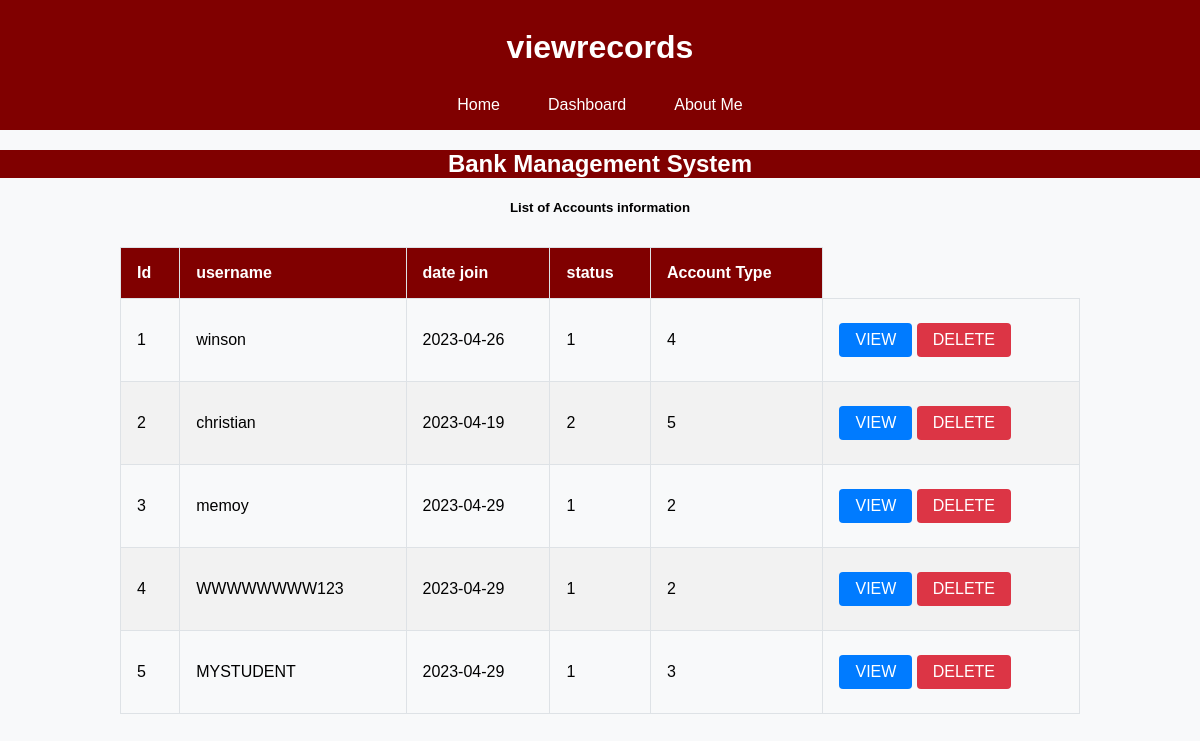
Screenshot of /viewaccount.php with the database file from the repository.
### tables this page shows
CREATE TABLE `account` (
  `accountid` int(11) NOT NULL,
  `username` varchar(50) NOT NULL,
  `joindate` date NOT NULL,
  `status` tinyint(1) NOT NULL,
  `accounttype` int(11) NOT NULL
);

### viewaccount.php (the view, shortened to what this page needs)
<!DOCTYPE html>
<html lang="en">
<head>
</head>
<body>
<?php
    $title = 'viewrecords';
    require_once 'header.php';
?>
<div style='background-color: #800000'>
    <center>
        <p style='color:white'><h2 style='color:white'>Bank Management System</h2></p>
    </center>
    </div> <center><p style="color:white"><h5>List of Accounts information</h5></p></center>
    <div>
        <?php
            $mysqli = new mysqli('localhost', 'root','','bankmanagementsystem') or die (mysqli_error($mysqli));
            $resultset = $mysqli->query("SELECT accountid, username, joindate, status, accounttype from account") or die($mysqli->error);
        ?>
        <table id="tblcardrecords " class="table
            table-striped table-bordered table-sm" cellspacing="0" width="100%">
            <thead>
                <tr>
                    <th>Id</th>
                    <th>username</th>
                    <th>date join</th>
                    <th>status</th>
					<th>Account Type</th>
                </tr>
            </thead>
            <tbody>
                <?php
                    while($row = $resultset->fetch_assoc()):
                ?>
                <tr>
                    <td><?php echo $row['accountid'] ?></td>
                    <td><?php echo $row['username'] ?></td>
                    <td><?php echo $row['joindate'] ?></td>
                    <td><?php echo $row['status'] ?></td>
					<td><?php echo $row['accounttype'] ?></td>
                    <td>
                        <a href = "" class="btn btn-primary">VIEW</a>
                        <a href = "" class="btn btn-danger">DELETE</a>
                    </td>
                </tr>
                <?php endwhile;?>
            </tbody>
        </table>
    </div>
</body>
</html>

### header.php (shortened to what this page needs)
<!DOCTYPE html>
<html lang="en">
<head>
</head>
<body>
    <header>
        <h1><?php echo $title; ?></h1>
        <nav>
            <ul>
                <li><a href="index.php">Home</a></li>
                <li><a href="dashboard.php">Dashboard</a></li>
                <li><a href="aboutme.php">About Me</a></li>
            </ul>
        </nav>
    </header>
</body>

### viewaccount.php (style rules this page uses)
body { font-family: Arial, sans-serif; margin: 0; padding: 0; background-color: #f8f9fa; }
table { width: 80%; margin: 2rem auto; border-collapse: collapse; }
th, td { border: 1px solid #dee2e6; padding: 1rem; text-align: left; }
th { background-color: #800000; color: white; }
tr:nth-child(even) { background-color: #f2f2f2; }
.btn { display: inline-block; text-decoration: none; padding: 0.5rem 1rem; margin: 0.5rem 0; border-radius: 0.25rem; cursor: pointer; }
.btn-primary { background-color: #007bff; color: white; }
.btn-danger { background-color: #dc3545; color: white; }

### header.php (style rules this page uses)
body { font-family: Arial, sans-serif; margin: 0; padding: 0; }
header { background-color: #800000; color: white; text-align: center; padding: 0.5rem; }
nav { background-color: #800000; }
nav ul { list-style-type: none; margin: 0; padding: 0; display: flex; justify-content: center; }
nav ul li { margin: 0 0.5rem; }
nav ul li a { display: block; color: white; text-decoration: none; padding: 0.5rem 1rem; }

### rows the page displays
account: accountid "1", username "winson", joindate "2023-04-26", status "1", accounttype "4"
account: accountid "2", username "christian", joindate "2023-04-19", status "2", accounttype "5"
account: accountid "3", username "memoy", joindate "2023-04-29", status "1", accounttype "2"
account: accountid "4", username "WWWWWWWW123", joindate "2023-04-29", status "1", accounttype "2"
account: accountid "5", username "MYSTUDENT", joindate "2023-04-29", status "1", accounttype "3"

### other values shown
$title "viewrecords"
